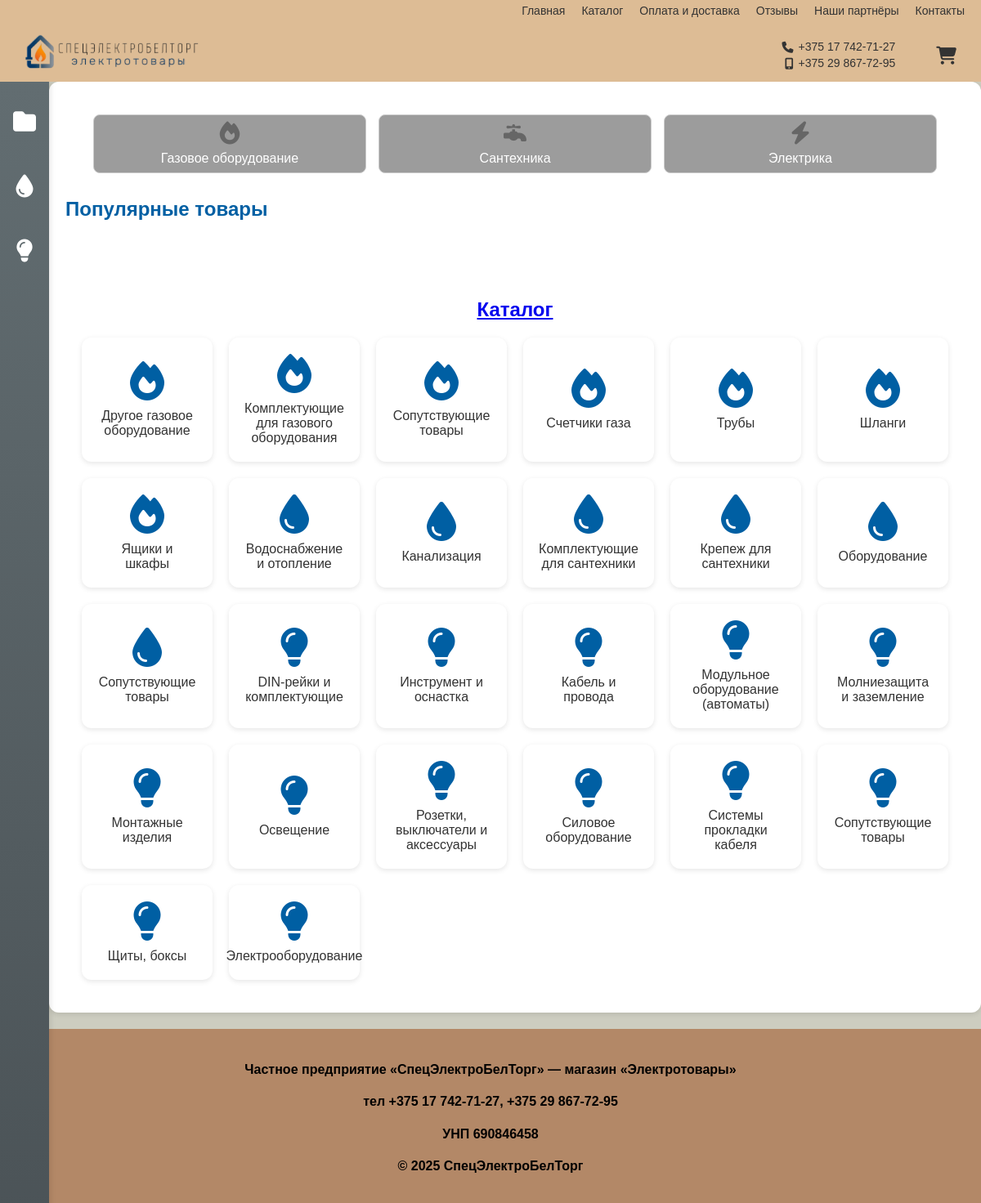
The app's page /esg.by/ with its own data.
### esg/models.py (models this page shows, shortened)
class Rubric(models.Model):
    rubric_name = models.CharField(max_length=50, verbose_name='Название раздела')
    class Meta:
        verbose_name_plural = 'Разделы'
        verbose_name = 'Раздел'
        ordering= ['rubric_name']

class Gas(models.Model):
    title = models.CharField(max_length=255, verbose_name='Подраздел газового оборудования')
    rubric = models.ForeignKey(Rubric, on_delete=models.CASCADE, verbose_name='Раздел')
    class Meta:
        verbose_name_plural = 'Раздел "Газовое оборудование"'
        verbose_name = 'Раздел "Газовое оборудование"'
        ordering= ['title']

class Santeh(models.Model):
    title = models.CharField(max_length=255, verbose_name='Подраздел сантехники')
    rubric = models.ForeignKey(Rubric, on_delete=models.CASCADE, verbose_name='Раздел')
    class Meta:
        verbose_name_plural = 'Раздел "Сантехника"'
        verbose_name = 'Раздел "Сантехника"'
        ordering= ['title']

class Electro(models.Model):
    title = models.CharField(max_length=255, verbose_name='Подраздел электрики')
    rubric = models.ForeignKey(Rubric, on_delete = models.CASCADE, verbose_name='Раздел')
    class Meta:
        verbose_name_plural = 'Раздел "Электрика"'
        verbose_name = 'Раздел "Электрика"'
        ordering= ['title']

### esg/views.py (the view)
# urls.py: path('', get_main_page, name='main'),
def get_main_page(request):
    electro = Electro.objects.first()
    santeh = Santeh.objects.first()
    gas = Gas.objects.first()
    rubrics = Rubric.objects.prefetch_related('electro_set', 'gas_set', 'santeh_set').all()
    context = {
        'electro': electro,
        'santeh': santeh,
        'gas': gas,
        'rubrics': rubrics,
    }
    return render(request, 'main_page.html', context)

### esg/templates/main_page.html (shortened to what this page needs)
{% extends 'basic.html' %}
{% load static %}
{% block content %}
<div>
    <section class="popular-products">
        <h2>Популярные товары</h2>
        <div class="product-carousel">
        </div>
    </section>
<section class="catalog-section">
<h2 style="text-align:center; margin-bottom:20px;"><a href="{% url 'catalog' %}">Каталог</a></h2>
    <div class="catalog-grid">
        {% for rubric in rubrics %}
        {% if rubric.rubric_name == "Электрика" %}
            {% for subrubric in rubric.electro_set.all %}
            <a href="{% url 'products' rubric.pk subrubric.pk %}" class="catalog-card">
                <i class="fas fa-lightbulb" ></i>
                <span>{{ subrubric.title }}</span>
            </a>
            {% endfor %}
        {% endif %}
        {% if rubric.rubric_name == "Сантехника" %}
            {% for subrubric in rubric.santeh_set.all %}
            <a href="{% url 'products' rubric.pk subrubric.pk %}" class="catalog-card">
                <i class="fas fa-tint" ></i>
                <span>{{ subrubric.title }}</span>
            </a>
            {% endfor %}
        {% endif %}
        {% if rubric.rubric_name == "Газовое оборудование" %}
            {% for subrubric in rubric.gas_set.all %}
            <a href="{% url 'products'  rubric.pk subrubric.pk %}" class="catalog-card">
                <i class="fas fa-fire"></i>
                <span>{{ subrubric.title }}</span>
            </a>
            {% endfor %}
        {% endif %}
        {% endfor %}
    </div>
</section>
</div>
{% endblock %}

### esg/templates/basic.html (shortened to what this page needs)
<!DOCTYPE html>
{% load static %}
<html lang="en">
<head>
    <link rel="stylesheet" href="{% static 'css/style.css' %}">
   <link rel="stylesheet" href="https://cdnjs.cloudflare.com/ajax/libs/font-awesome/6.4.0/css/all.min.css">
</head>
<body>
<div class="container">
    <header class="header">
        <div class="top-links">
        <a href="{% url 'main' %}">Главная</a>
        <a href="{% url 'catalog' %}">Каталог</a>
        <a href="{% url 'payments' %}">Оплата и доставка</a>
        <a href="{% url 'reviews' %}">Отзывы</a>
        <a href="{% url 'partners' %}">Наши партнёры</a>
        <a href="{% url 'contacts' %}" >Контакты</a>
        </div>
        <div class="main-header">
        <a href="{% url 'main' %}"><img src="{% static 'image/electro.png' %}" alt="СпецЭлектроБелТорг"></a>
            <div class="header-right">
                <div class="contact-info-wrapper">
                <div class="contact-info">
                <p><i class="fa-solid fa-phone"></i>
                <a href="tel:+375177427127" class="phone-link">+375 17 742-71-27</a></p>
                <p><i class="fa-solid fa-mobile-screen-button"></i>
                <a href="tel:+375298677295" class="phone-link">+375 29 867-72-95</a></p>
                </div>
                </div>
            </div>
            <a href="{% url 'basket' %}"><div class="cart-icon"><i class="fa-solid fa-cart-shopping"></i></div></a>
        </div>
    </header>
    <nav class="sidebar">
        <ul class="catalog-list">
            {% for rubric in rubrics %}
                <li><a href="{% url 'subrubrics' rubric.pk %}">
                    <i class="{% if rubric.rubric_name == 'Электрика' %}fas fa-lightbulb{% elif rubric.rubric_name == 'Сантехника' %}fas fa-tint{% elif rubric.rubric_name == 'Газификация' %}fas fa-house-fire{% else %}fas fa-folder{% endif %}"></i>
        </a>
                </li>
            {% endfor %}
        </ul>
    </nav>
   <main class="main-content">
    <div class="button_container">
  {% for rubric in rubrics %}
    {% if rubric.rubric_name == "Электрика" %}
      <a href="{% url 'subrubrics' rubric.pk %}" class="button_link">
        <i class="fas fa-bolt"></i>
        <span>{{ rubric.rubric_name }}</span>
      </a>
    {% elif rubric.rubric_name == "Сантехника" %}
      <a href="{% url 'subrubrics' rubric.pk %}" class="button_link">
        <i class="fas fa-faucet"></i>
        <span>{{ rubric.rubric_name }}</span>
      </a>
    {% elif rubric.rubric_name == "Газовое оборудование" %}
      <a href="{% url 'subrubrics' rubric.pk %}" class="button_link">
        <i class="fas fa-fire"></i>
        <span>{{ rubric.rubric_name }}</span>
      </a>
    {% endif %}
  {% endfor %}
</div>
       {% block content %}
        {% endblock %}
    </main>
    <footer class="footer">
        <h4>Частное предприятие «СпецЭлектроБелТорг» — магазин «Электротовары»</h4>
        <h4> тел +375 17 742-71-27, +375 29 867-72-95</h4>
        <h4> УНП 690846458 </h4>
        <p>© 2025 СпецЭлектроБелТорг</p>
    </footer>
</div>
</body>
</html>

### esg/static/css/style.css (style rules this page uses)
body { margin: 0; font-family: Arial, Helvetica, sans-serif; background: #CDCDC0; }
.sidebar { position: fixed; top: 100px; left: 0; width: 60px; height: calc(100% - 100px); background: linear-gradient(#626D71, #4B5357); padding: 20px 0; overflow-x: hidden; transition: width 0.3s ease; box-shadow: 2px 0 6px rgba(0,0,0,0.1); z-index: 1100; }
.sidebar ul { list-style: none; margin: 0; padding: 0; }
.sidebar ul li a { display: flex; align-items: center; flex-direction: column; justify-content: center; color: #fff; text-decoration: none; padding: 15px 0; transition: background 0.3s, color 0.3s; }
.sidebar ul li a i { font-size: 28px; width: 100%; text-align: center; color: #fff; }
.header { position: fixed; top: 0; left: 0; right: 0; height: 100px; background: #DDBC95; z-index: 1200; display: flex; flex-direction: column; box-sizing: border-box; }
.top-links { display: flex; justify-content: flex-end; gap: 20px; padding: 5px 20px; font-size: 14px; }
.top-links a { text-decoration: none; color: #333; }
.main-header { display: flex; align-items: center; justify-content: space-between; padding: 10px 30px; }
.main-header a img { height: 60px; }
.header-right { display: flex; align-items: center; justify-content: flex-end; width: 100%; }
.contact-info-wrapper { display: flex; flex-direction: column; align-items: flex-end; flex-shrink: 0; }
.contact-info { display: flex; flex-direction: column; align-items: flex-end; line-height: 1.4; }
.contact-info p { margin: 0; font-size: 14px; color: #333; display: flex; align-items: center; gap: 6px; }
.phone-link { text-decoration: none; color: inherit; transition: color 0.2s; }
.contact-info i { margin-left: 5px; }
.cart-icon { margin-left: 50px; }
.cart-icon i { font-size: 22px; color: #333; cursor: pointer; transition: color 0.3s ease; }
.main-content { margin-left: 60px; margin-top: 100px; padding: 20px; background: white; border-radius: 12px; box-shadow: 0 2px 6px rgba(0,0,0,0.1); transition: margin-left 0.3s ease; }
.main-content .button_container { display: flex; justify-content: center; gap: 15px; margin-bottom: 20px; margin-top: 20px; }
.main-content .button_link { text-decoration: none; color: #fff; background-color: #9C9C9C; padding: 8px 16px; border-radius: 8px; transition: background 0.3s; }
.footer { background: #B38867; text-align: center; padding: 20px; font-weight: bold; margin-top: 20px; }
.popular-products { margin: 30px 0; }
.popular-products h2 { margin-bottom: 15px; font-size: 1.5rem; color: #005fa3; }
.product-carousel { display: flex; gap: 15px; overflow-x: auto; padding-bottom: 10px; }
.catalog-section { padding: 20px }
.catalog-grid { display:grid; grid-template-columns: repeat(auto-fit, minmax(150px, 1fr)); gap:20px; }
.catalog-card { display:flex; flex-direction:column; align-items:center; justify-content:center; background:#fff; border-radius:12px; padding:20px; text-align:center; text-decoration:none; color:#333; box-shadow:0 2px 6px rgba(0,0,0,0.1); transition: transform 0.2s; }
.catalog-card i.fas { font-size: 48px; color: #005fa3; margin-bottom: 10px; }
.button_container { display: flex; justify-content: center; gap: 20px; margin: 30px 0; flex-wrap: wrap; }
.button_link { flex: 1; max-width: 300px; text-decoration: none; background: #f2f2f2; color: #333; border: 1px solid #ccc; border-radius: 12px; padding: 20px 0; text-align: center; transition: background 0.3s ease, transform 0.2s ease, box-shadow 0.3s ease; display: flex; flex-direction: column; align-items: center; }
.button_link i { font-size: 28px; color: #666; margin-bottom: 8px; }
.button_link span { font-size: 16px; font-weight: 500; }

### records on screen
Rubric: rubric_name "Газовое оборудование"
Rubric: rubric_name "Сантехника"
Rubric: rubric_name "Электрика"
Gas: title "Другое газовое оборудование"
Gas: title "Комплектующие для газового оборудования"
Gas: title "Сопутствующие товары"
Gas: title "Счетчики газа"
Gas: title "Трубы"
Gas: title "Шланги"
Gas: title "Ящики и шкафы"
Santeh: title "Водоснабжение и отопление"
Santeh: title "Канализация"
Santeh: title "Комплектующие для сантехники"
Santeh: title "Крепеж для сантехники"
Santeh: title "Оборудование"
Santeh: title "Сопутствующие товары"
Electro: title "DIN-рейки и комплектующие"
Electro: title "Инструмент и оснастка"
Electro: title "Кабель и провода"
Electro: title "Модульное оборудование (автоматы)"
Electro: title "Молниезащита и заземление"
Electro: title "Монтажные изделия"
Electro: title "Освещение"
Electro: title "Розетки, выключатели и аксессуары"
Electro: title "Силовое оборудование"
Electro: title "Системы прокладки кабеля"
Electro: title "Сопутствующие товары"
Electro: title "Щиты, боксы"
Electro: title "Электрооборудование"
